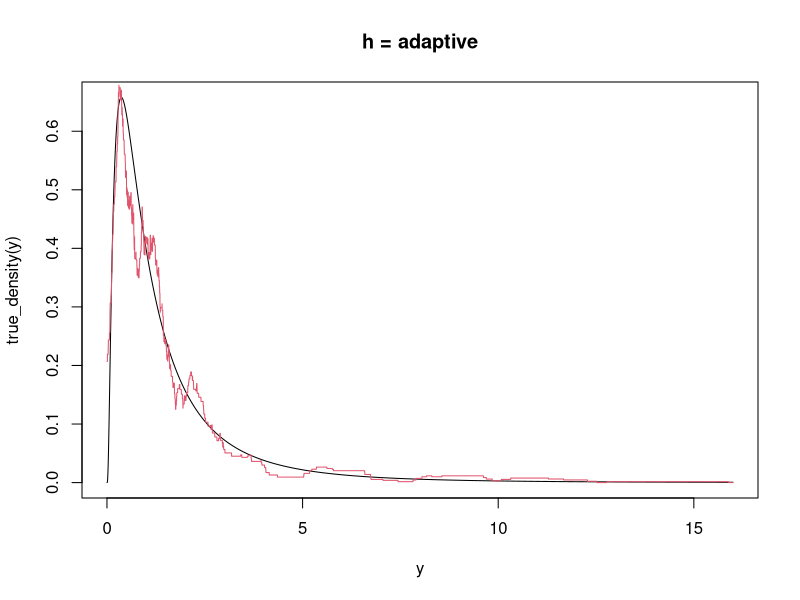
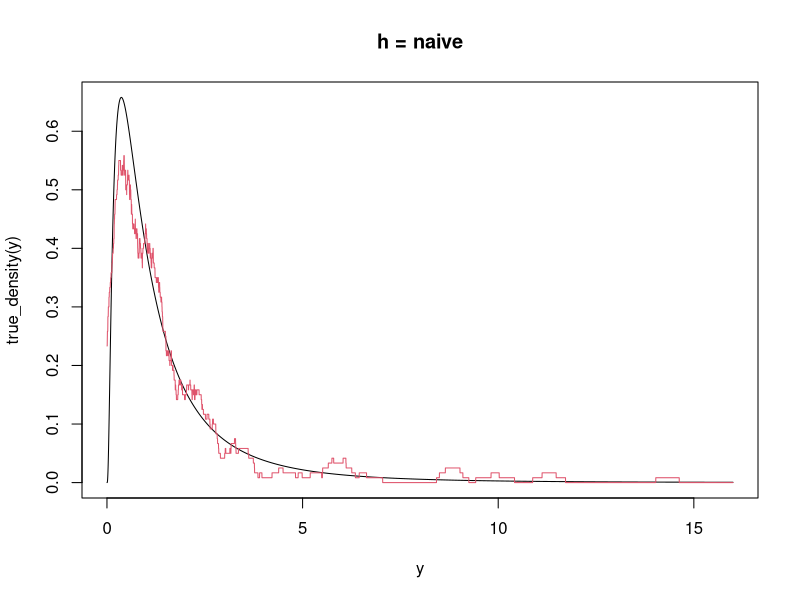

These charts were generated, in order, by the following R code:
## ---- chunk 1
Sort_bubble <- function(X){
  Y <- X
  n <- length(Y)
  if(n==1) return(Y)
  for(i in 1:(n-1)){
    for (j in 1:i){
      if(Y[j+1]<Y[j]){
        temp <- Y[j+1]
        Y[j+1] <- Y[j]
        Y[j] <- temp
      }
    }
  }
  return(Y)
}

Sort_selection <- function(X){
  Y <- X
  n <- length(Y)
  if(n==1) return(Y)
  for(i in 1:(n-1)){
    Index <- i
    for (j in (i+1):n){
      if (Y[Index] > Y[j]){
        Index <- j
      }
    }
    temp <- Y[i]
    Y[i] <- Y[Index]
    Y[Index] <- temp
  }
  return(Y)
} 

Sort_merge <- function(X){
  Y <- X
  n <- length(Y)
  Z <- numeric(n)
  if(n == 1){return(Y)}
  else if (n == 2){
    if(Y[1]>Y[2]){
      temp <- Y[1]
      Y[1] <- Y[2]
      Y[2] <- temp
    }
    return(Y)
  }
  else{
    m <- n%/%2
    Y1 <- Sort_merge(Y[1:m])
    Y2 <- Sort_merge(Y[(m+1):n])
    i <- 1
    j <- 1
    for(k in 1:n){
      if (i + j == n+1){
        if(Y1[m]<Y2[n-m]) Z[n] <- Y2[n-m]
        else Z[n] <- Y1[m]
      }
      else if(i == m+1){
        Z[k] <- Y2[j]
        j <- j+1
      }
      else if(j == n-m+1){
        Z[k] = Y1[i]
        i <- i+1
      }
      else if (Y1[i]<Y2[j]){
        Z[k] <- Y1[i]
        i <- i+1
      }
      else{
        Z[k] <- Y2[j]
        j <- j+1
      }
    }
    Y <- Z
  }
  return(Y)
}

Sort_quick <- function(X){
  Y <- X
  n <- length(Y)
  if(n==1) return(Y)
  Z <- Yright <- Yleft <- numeric(n)
  n2 <- n1 <- 0
  for(i in 2:n){
    if(Y[i]>Y[1]){
      n2 <- n2 +1
      Yright[n2] <- Y[i] 
    }
    else{
      n1 <- n1 +1
      Yleft[n1] <- Y[i] 
    }
  }
  if(n1==0){
    Zright <- Yright[1:n2]
    Zright <- Sort_quick(Zright)
    Z <- c(Y[1],Zright)
  }
  else if(n2==0){
    Zleft <- Yleft[1:n1]
    Zleft <- Sort_quick(Zleft)
    Z <- c(Zleft,Y[1])
  }
  else{
    Zright <- Yright[1:n2]
    Zleft <- Yleft[1:n1]
    Zleft <- Sort_quick(Zleft)
    Zright <- Sort_quick(Zright)
    Z <- c(Zleft,Y[1],Zright)
  }
  Y <- Z
  return(Y)
} 

Sort_counting_Integer <- function(X){## Only useful for integer
  Y <- X
  n <- length(Y)
  if(n==1) return(Y)
  for(i in 1:n){
    Y[i] <- Y[i]%/%1
  }
  M <- m <- Y[1]
  for(i in 2:n){
    if(m>Y[i]) m <- Y[i]
    if(M<Y[i]) M <- Y[i]
  }
  l <- M-m+1
  C <- numeric(l)
  for(i in 1:n){
    C[Y[i]-m+1] <- C[Y[i]-m+1]+1
  }
  Z <- rep(m,C[1])
  for(j in 1:(M-m)){
    if (C[j+1]!=0){
      Z <- c(Z,rep(m+j,C[j+1]))
    }
  }
  Y <- Z
  return(Y)
}

n_digit <- function(a,n){
  if(n==1){
    return(a%%10)
  }
  else{
    a1 <- a%%(10^n)
    re <- a1%/%(10^(n-1))
    return(re)
  }
}


Sort_radix_PostiveInteger <-function(X){## Only useful for postive integer
  Y <- X
  n <- length(Y)
  if (n == 1) return(Y)
  for(i in 1:n){
    Y[i] <- abs(Y[i])
  }
  M <- Y[1]
  for(i in 2:n){
     if(Y[i]>M) M <- Y[i]
  }
  if(M==0){return(Y)}
  k <- 1
  a <- M%/%(10^(k-1))
  while(a!=0){
    k <- k+1
    a <- M%/%(10^(k-1))
  }
  k <- k-1
  U <- Y
  for(i in 1:k){
    C <- rep(0,10)
    r <- matrix(0:0,nrow=10,ncol=n)
    for(j in 1:n){
      t <- n_digit(U[j],i) 
      C[t+1] <- C[t+1]+1
      r[t+1,C[t+1]] <- U[j]
    }
    t <- 1
    while(C[t]==0){
      t <- t+1
    }
    r1 <- r[t,]
    r1 <- r1[1:C[t]]
    Z <- r1
    t <- t+1
    while(t<11){
      if(C[t]!=0){
        r2 <- r[t,]
        r2 <- r2[1:C[t]]
        Z <- c(Z,r2)
      }
      t <- t+1
    }
    U <- Z
  }
  Y <- U
  return(Y)
}

Sort_Insert <- function(X){
  Y <- X
  n <- length(Y)
  if(n==1) return(Y)
  for(i in 2:n){
    temp <- Y[i]
    j <- i-1
    while(j > 0&&Y[j]>temp){
      j <- j-1
      Y[j+2] <- Y[j+1] 
    }
    Y[j+1] <- temp  
  }
  return(Y)
}

Sort_Shell <- function(X){##Using Sort_Insert
  Y <- X
  n <- length(Y)
  if(n==1) return(Y)
  d <- n%/%2
  while(d!=0){
    m <- n%/%d
    for(i in 1:d){
      arrayd <- rep(0,m)
      for(j in 1:m){
        arrayd[j] <- Y[(j-1)*d+i]
      }
      arrayd <- Sort_Insert(arrayd)
      for(j in 1:m){
        Y[(j-1)*d+i] <- arrayd[j]
      }
    }
    d <- d%/%2
  }
  return(Y)
}

Sort_Heap <-function(X){
  Y <- X
  n <- length(Y)
  if(n==1) return(Y)
  else if(n==2){
    if(Y[1]>Y[2]){
      temp <- Y[1]
      Y[1] <- Y[2]
      Y[2] <- temp
    }
    return(Y)
  }
  else{
    m <- n%/%2
    for(i0 in 1:m){
      i <- m + 1 - i0
      if (Y[i]<Y[2*i]){
        temp <- Y[2*i]
        Y[2*i] <- Y[i]
        Y[i] <- temp
      }
      if(2*i+1<n+1){
        if (Y[i]<Y[2*i+1]){
          temp <- Y[2*i+1]
          Y[2*i+1] <- Y[i]
          Y[i] <- temp
        }
      }  
    }
    Yn <- Y[1]
    Y[1] <- Y[n]
    Z <- Y[1:(n-1)]
    Z <- Sort_Heap(Z)
    Y <- c(Z,Yn)
    return(Y)
  }
}

x <- sample(1:20,15,replace = T)
x
Sort_bubble(x)

x <- sample(1:20,15,replace = T)
x
Sort_selection(x)

x <- sample(1:20,15,replace = T)
x
Sort_merge(x)

x <- sample(1:20,15,replace = T)
x
Sort_quick(x)

x <- sample(1:20,15,replace = T)
x
Sort_quick(x)

x <- sample(1:20,15,replace = T)
x
Sort_Insert(x)

x <- sample(1:20,15,replace = T)
x
Sort_Shell(x)

x <- sample(1:20,15,replace = T)
x
Sort_Heap(x)

x <- sample(1:20,15,replace = T)
x
Sort_radix_PostiveInteger(x)##Only can use in PostiveInteger array

x <- sample(1:20,15,replace = T)
x
Sort_counting_Integer(x)##Only can use in Integer array
## ---- chunk 2
fhat_simple <- function(Sample,x,h){
  N <- length(Sample)
  K <- numeric(N)
  L <- length(x)
  fhat <- numeric(L)
  for(j in 1:L){
    for(i in 1:N){
      if(Sample[i]>x[j]+h){
        K[i] <- 0
      }
      else if(Sample[i]<x[j]-h){
        K[i] <- 0
      }
      else{
        K[i] <- 1/2
      }
    }
    fhat[j] <- sum(K)/(N*h)
  }
  return(fhat)
}

fhat_adaptive <- function(Sample,x,h){
  N <- length(Sample)
  s <- numeric(N)
  c <- 0.5
  L <- length(x)
  f_hat <- numeric(L)
  f_simple <- fhat_simple(Sample,Sample,h)
  T_s <- (prod(f_simple))^(1/N)
  for(i in 1:N){s[i] <- (f_simple[i]/T_s)^(-c)}
  K_hat <- numeric(N)
  for(j in 1:L){
    for(i in 1:N){
      if(Sample[i]>x[j]+h*s[i]){
        K_hat[i] <- 0
      }
      else if(Sample[i]<x[j]-h*s[i]){
        K_hat[i] <- 0
      }
      else{
        K_hat[i] <- 1/(2*N*h*s[i])
      }
    }
    f_hat[j] <- sum(K_hat)
  }
  return(f_hat)
}


set.seed(2020)
h <- 0.3
n <- 200
rsample <- function(N){
  lnY <- rnorm(N,mean = 0,sd=1)
  Y <- exp(lnY)
  return(Y)
}
true_density <- function(t){
    return_value <- dnorm(log(t),0,1)/t
  return(return_value)
}
X <- rsample(n)
y <- seq(0.002,16,0.002)
plot(y, true_density(y), "l", main = "h = adaptive")
lines(y,fhat_adaptive(X,y,h),"l",col=2)
plot(y, true_density(y), "l", main = "h = naive")
lines(y,fhat_simple(X,y,h),"l",col=2)
## ---- chunk 3
K <- function(u,h){###Gaussian kernel function
  K_value <- exp(-(u/h)^2/2)/(h*sqrt(2*pi))
  return(K_value)
}

Ts <- function(X,Y,h){#Test statistics
  len_X <- length(X)
  len_Y <- length(Y)
  C <- K(0,1)*(len_X+len_Y)/(h*len_X*len_Y)
  I1 <- 0
  I2 <- 0
  I3 <- 0
  for (i in 1:len_X){
    for (j in 1:len_X){
      K1 <- K(X[i]-X[j],h)/(len_X*len_X)
      I1 <- I1 + K1
    }
  }
  for (i in 1:len_Y){
    for (j in 1:len_Y){
      K2 <- K(Y[i]-Y[j],h)/(len_Y*len_Y)
      I2 <- I2 + K2
    }
  }
  for (i in 1:len_X){
    for (j in 1:len_Y){
      K3 <- -2*K(X[i]-Y[j],h)/(len_X*len_Y)
      I3 <- I3 + K3
    }
  }
  I <- I1 + I2 + I3
    sigma2_1 <- 0
  sigma2_2 <- 0
  sigma2_3 <- 0
  for (i in 1:len_X){
    for (j in 1:len_X){
      s1 <- (K(X[i]-X[j],h))^2/(len_X*len_X)
      sigma2_1 <- sigma2_1 + s1
    }
  }
  for (i in 1:len_Y){
    for (j in 1:len_Y){
      s2 <- (K(Y[i]-Y[j],h))^2/(len_Y*len_Y)
      sigma2_2 <- sigma2_2 + s2
    }
  }
  for (i in 1:len_X){
    for (j in 1:len_Y){
     s3 <- 2*(K(X[i]-Y[j],h))^2/(len_X*len_Y)
      sigma2_3 <- sigma2_3 + s3
    }
  }
  sigma2<- h*(sigma2_1+sigma2_2+sigma2_3)
  sigma_hat <- sqrt(sigma2)
  result <-sqrt(len_X*len_Y*h)*(I-C)/sigma_hat
  return(result)
}



density_test <- function(X,Y,alpha){
  len_x <- length(X)
  len_y <- length(Y)
  S <- c(X,Y)
  sd_hat <- sd(S)
  bw <- sd_hat*1.06*(len_y+len_x)^(-0.2)
  T1 <- Ts(X,Y,bw)
  T0 <- qnorm(1-alpha,0,1)
  return_value <- list(result=T0>T1,Tstatistic=T1,Standard=T0)
  return(return_value)
}


bw_density_test <- function(X,Y,alpha,bw){## User can choice the bandwidth by himself
  T1 <- Ts(X,Y,bw)
  T0 <- qnorm(1-alpha,0,1)
  return_value <- list(result=T0>T1,Tstatistic=T1,Standard=T0)
  return(return_value)
}

set.seed(2020)
n1 <- 30
n2 <- 40
X1 <- rnorm(n1,0,1)
X2 <- rnorm(n2,0,1)
density_test(X1,X2,0.05)
X3 <- rnorm(n1,0,2)
density_test(X1,X3,0.05)
S <- c(X1,X2)
sd_hat <- sd(S)
bw <- sd_hat*1.06*(n1+n2)^(-0.2)
bw_density_test(X1,X2,0.05,bw)
## ---- chunk 4
K <- function(u,h){###Gaussian kernel function
  K_value <- exp(-(u/h)^2/2)/(h*sqrt(2*pi))
  return(K_value)
}

f1 <- function(X,h,m){
  re <- 0
  lX <-length(X)
  for (i in 1:lX) {
    re <- re + K(X[i]-X[m],h) 
  }
  re <- re - K(0,h)
  re <- re/(lX-1)
  return(re)
}

f2 <- function(X,Y,h1,h2,m){
  res <- 0
  lX <-length(X)
  for (i in 1:lX) {
    res <- res + K(X[i]-X[m],h1)*K(Y[i]-Y[m],h2) 
  }
  res <- res - K(0,h1)*K(0,h2)
  res <- res/(lX-1)
  return(res)
}

Ts2 <- function(X,Y,h1,h2){#Test statistics
  len_X <- length(X)
    len_X <- length(X)
  I1 <- 0
  I2 <- 0
  I3 <- 0
  for(i in 1:len_X){
    I1 <- I1 + f2(X,Y,h1,h2,i)
    I3 <- I3 + f1(X,h1,i)*f1(Y,h2,i)
    for (j in 1:len_X){
      I2 <- I2 + f1(X,h1,i)*f1(Y,h2,j)
    }
  }
  I1 <- I1/len_X
  I2 <- I2/(len_X)^2
  I3 <- -2*I3/len_X
  I_hat <- I1 + I2 + I3
    len_X <- length(X)
  s1 <- 0
  s2 <- 0
  for (i in 1:len_X){
    s1 <- s1 + (K(0,h1)*K(0,h2))^2
    for(j in 1:len_X){
      s2 <- s2+ (K(X[j]-X[i],h1)*K(Y[j]-Y[i],h2))^2
    }
  }
  s_hat <- s2-s1
  s_hat <- 2*s_hat/(len_X^2-len_X)
  sigma_hat <- sqrt(s_hat)
  result <- len_X*sqrt(h1*h2)*I_hat/sigma_hat
  return(result)
}

Independence_test <- function(X,Y,alpha){
  n <- length(X)
  r <- numeric(3)
  r[2] <- NA
  r[3] <- NA
  if(n==length(Y)){
    h1 <- 1.06*sd(X)*n^(-0.2)##suitable bandwith
    h2 <- 1.06*sd(Y)*n^(-0.2)
    r[2] <- qnorm(1-alpha,0,1)
    r[3] <- Ts2(X,Y,h1,h2)
    if(r[3]>r[2]){
      r1 <- "Dependence"
    }
    else{
      r1 <- "Independence"
    }
  }
  else{
    r1 <- "different length"
  }
  return_value <- list(result=r1,Tstatistic=r[3],Standard=r[2])
  return(return_value)
}


bw_Independence_test <- function(X,Y,alpha,bw1,bw2){## User can choice the bandwidth by himself
  n <- length(X)
  r <- numeric(3)
  r[2] <- NA
  r[3] <- NA
  if(n==length(Y)){
    r[2] <- qnorm(1-alpha,0,1)
    r[3] <- Ts2(X,Y,bw1,bw2)
    if(r[3]>r[2]){
      r1 <- "Dependence"
    }
    else{
      r1 <- "Independence"
    }
  }
  else{
    r1 <- "different length"
  }
  return_value <- list(result=r1,Tstatistic=r[3],Standard=r[2])
  return(return_value)
}

set.seed(2020)
n1 <- 30
n2 <- 40
X1 <- rnorm(n1,0,1)
X2 <- rnorm(n2,0,1)
Independence_test(X1,X2,0.05)
X3 <- rnorm(n1,0,2)
Independence_test(X1,X3,0.05)
X4 <- X1^2
Independence_test(X1,X4,0.05)
n <- length(X1)
h1 <- 1.06*sd(X1)*n^(-0.2)
h4 <- 1.06*sd(X4)*n^(-0.2)
bw_Independence_test(X1,X4,0.05,h1,h4)
